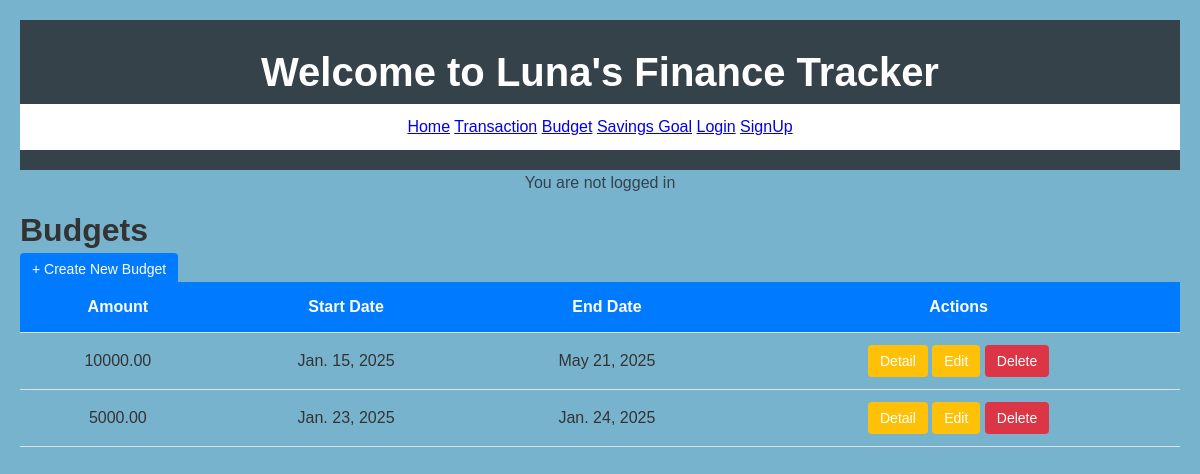
The app's page /budget/, older data.
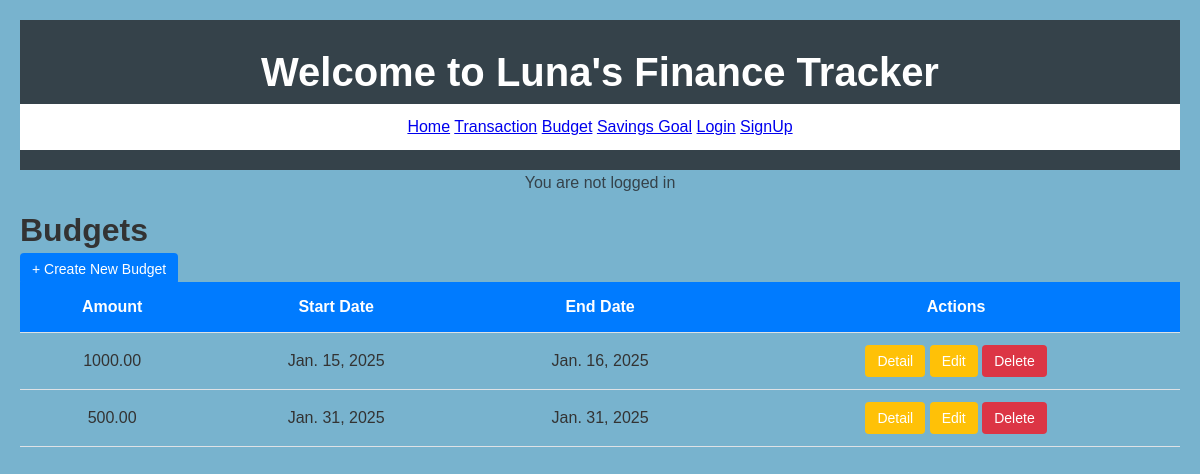
The same page, newer data.
### Financeapp/models.py (models this page shows, shortened)
class Budget(models.Model):
    amount = models.DecimalField(max_digits=10, decimal_places=2)
    start_date = models.DateField()
    end_date = models.DateField()

### Financeapp/views.py (the view)
# urls.py: path('budget/', views.budget_list, name='budget_list'),
def budget_list(request):
    budgets = Budget.objects.all()
    return render(request, 'app/budget_list.html', {'budgets': budgets})

### Financeapp/templates/app/budget_list.html (shortened to what this page needs)
{% extends 'app/home.html' %}
{% load static %}
{% block content %}
<link rel="stylesheet" href="{% static 'css/main.css' %}">
    <div class="container">
    <h1>Budgets</h1>
    <a href="{% url 'budget_create' %}" class="btn btn-primary mb-3">+ Create New Budget</a>
    {% if budgets %}
        <table class="table table-striped">
            <thead>
                <tr>
                    <th>Amount</th>
                    <th>Start Date</th>
                    <th>End Date</th>
                    <th>Actions</th>
                </tr>
            </thead>
            <tbody>
                {% for budget in budgets %}
                    <tr>
                        <td>{{ budget.amount }}</td>
                        <td>{{ budget.start_date }}</td>
                        <td>{{ budget.end_date }}</td>
                        <td>
                             <a href="{% url 'budget_detail' budget.pk %}" class="btn btn-warning btn-sm">Detail</a>
                            <a href="{% url 'budget_update' budget.pk %}" class="btn btn-warning btn-sm">Edit</a>
                            <form action="{% url 'budget_delete' budget.pk %}" method="post" style="display:inline;">
                                <button type="submit" class="btn btn-danger btn-sm">Delete</button>
                            </form>
                        </td>
                    </tr>
                {% endfor %}
            </tbody>
        </table>
    {% else %}
        <p>No budgets found.</p>
    {% endif %}
</div>
{% endblock content %}

Row changes from the older to the newer data that the page shows:
removed Budget: amount "10000.00", start_date "Jan. 15, 2025", end_date "May 21, 2025"
removed Budget: amount "5000.00", start_date "Jan. 23, 2025", end_date "Jan. 24, 2025"
added Budget: amount "1000.00", start_date "Jan. 15, 2025", end_date "Jan. 16, 2025"
added Budget: amount "500.00", start_date "Jan. 31, 2025", end_date "Jan. 31, 2025"
